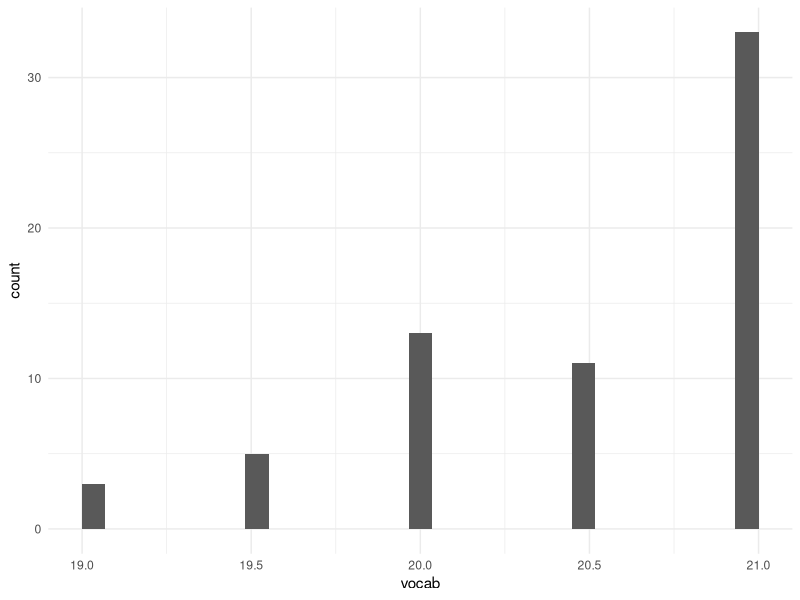
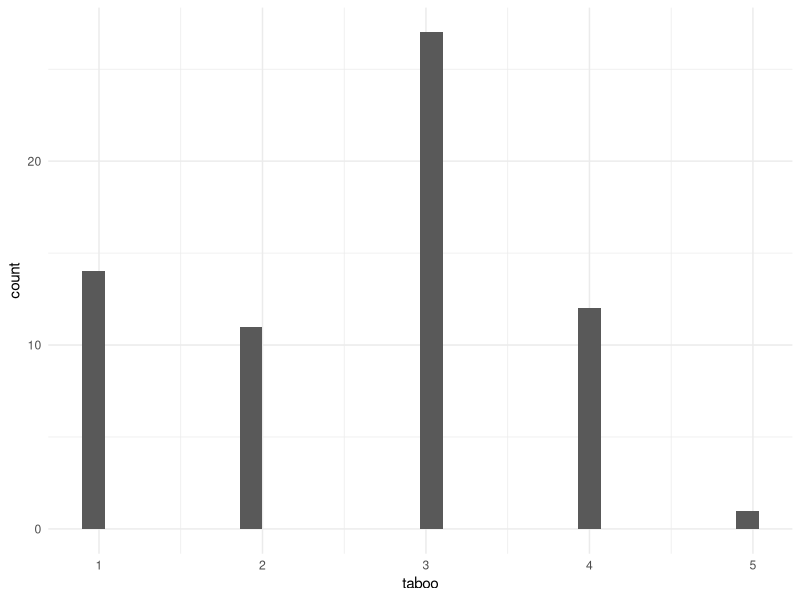
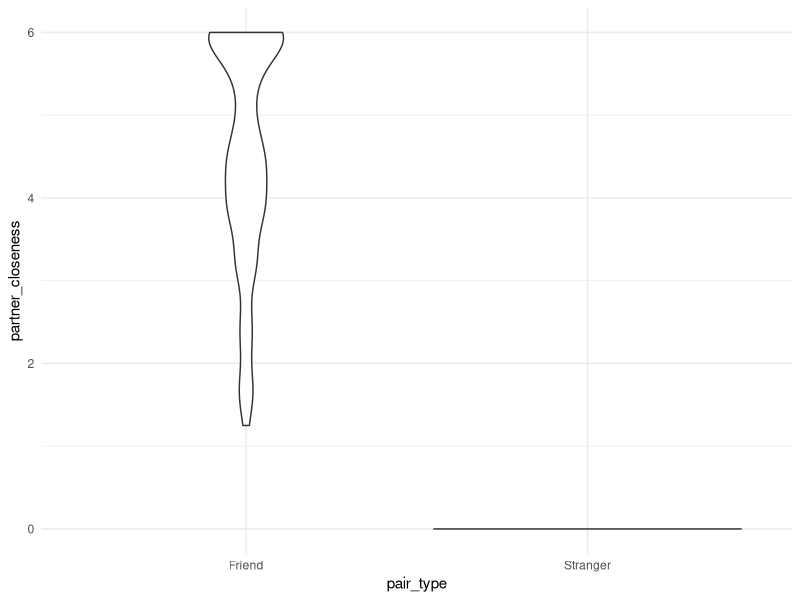
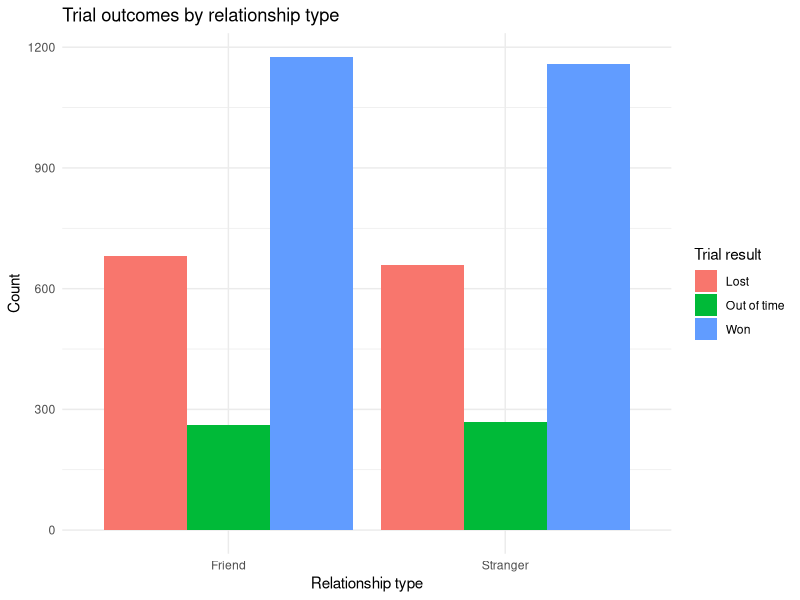

Generate these figures, in order, with R: (Note: this script raises an error after producing the figures.)
## ---- chunk 1
knitr::opts_chunk$set(echo = TRUE)
## ---- chunk 2
library(tidyverse)
library(forcats)
library(lme4)
## ---- chunk 3
# read data
## setwd("/Users/seantrott/Dropbox/UCSD/Research/Ambiguity/Taboo/Experiment1/analysis/reports")
df = read.csv("../../data/processed/behavioral_results_public.csv")

## ---- chunk 4
df = df %>%
  filter((session_id %in% c(10, 15)) == FALSE)

nrow(df)
length(unique(df$session_id))

df = df %>%
   filter(Native_Speaker == "Yes")

nrow(df)
## ---- chunk 5
nrow(df)
table(df$session_id)
table(df$pair_type, df$trial_result)

table(df$Order)

length(unique(df$session_id))
length(unique(df$ppt_id))

## How many trials per session?
df_session = df %>%
  group_by(session_id, Order) %>%
  summarise(count = n())
mean(df_session$count)
median(df_session$count)
sd(df_session$count)
table(df_session$Order)
## ---- chunk 6
df_demo = df %>%
  group_by(ppt_id, Played_before, Gender, Native_Speaker) %>%
  summarise(vocab = mean(MINT_Score_Uncued_Correct),
            taboo = mean(Taboo_expertise))

table(df_demo$Native_Speaker)
table(df_demo$taboo)

df_demo %>%
  group_by(Native_Speaker) %>%
  summarise(mean_mint = mean(vocab),
            count = n())

## ---- chunk 7
df_demo = df %>%
  group_by(ppt_id, Played_before, Gender) %>%
  summarise(vocab = mean(MINT_Score_Uncued_Correct),
            taboo = mean(Taboo_expertise))

table(df_demo$Gender)

df_demo %>%
  ggplot(aes(x = vocab)) +
  geom_histogram() +
  theme_minimal()

df_demo %>%
  ggplot(aes(x = taboo)) +
  geom_histogram() +
  theme_minimal()

table(df_demo$Played_before)
mean(df_demo$taboo)
sd(df_demo$taboo)
## ---- chunk 8
df %>%
  ggplot(aes(x = pair_type,
             y = partner_closeness)) +
  geom_violin() +
  theme_minimal()

df %>%
  group_by(pair_type) %>%
  summarise(closeness = mean(partner_closeness),
            sd_close = sd(partner_closeness))
## ---- chunk 9
table(df$trial_result) / nrow(df)
table(df$pair_type, df$trial_result) / nrow(df)

df %>%
  ggplot(aes(x = pair_type,
             fill = trial_result)) +
  geom_bar(stat = "count", position = "dodge") +
  guides(fill=guide_legend(title="Trial result")) +
  labs(x = "Relationship type",
       y = "Count",
       title = "Trial outcomes by relationship type") +
  theme_minimal()


## ---- chunk 10
df_win_lose = df %>%
  filter(trial_result %in% c("Won", "Out of time"))

nrow(df_win_lose)
## ---- chunk 11
model_final_base = glmer(data = df_win_lose,
                              trial_result ~ 
                                (1 | ppt_id) +
                                (1 | partner_id) +
                                (1 + pair_type | Order) +
                                (1 | session_id) +
                                (1 | color),
                              control=glmerControl(optimizer="bobyqa"),
                              family = binomial())
## ---- chunk 12
model_covariates = glmer(data = df_win_lose,
                          trial_result ~ 
                          Taboo_expertise +
                           MINT_Score_Uncued_Correct +
                           trial_with_partner +
                          (1 | ppt_id) +
                          (1 | partner_id) +
                          (1 + pair_type | Order) +
                          (1 | session_id) +
                          (1 | color),
                        control=glmerControl(optimizer="bobyqa"),
                        family = binomial())

model_no_mint = glmer(data = df_win_lose,
                          trial_result ~ 
                          Taboo_expertise +
                           # MINT_Score_Uncued_Correct +
                           trial_with_partner +
                          (1 | ppt_id) +
                          (1 | partner_id) +
                          (1 + pair_type | Order) +
                          (1 | session_id) +
                          (1 | color),
                        control=glmerControl(optimizer="bobyqa"),
                        family = binomial())

model_no_taboo = glmer(data = df_win_lose,
                          trial_result ~ 
                          # Taboo_expertise +
                           MINT_Score_Uncued_Correct +
                           trial_with_partner +
                          (1 | ppt_id) +
                          (1 | partner_id) +
                          (1 + pair_type | Order) +
                          (1 | session_id) +
                          (1 | color),
                        control=glmerControl(optimizer="bobyqa"),
                        family = binomial())

model_no_turn_order = glmer(data = df_win_lose,
                          trial_result ~ 
                          Taboo_expertise +
                           MINT_Score_Uncued_Correct +
                           # trial_with_partner +
                          (1 | ppt_id) +
                          (1 | partner_id) +
                          (1 + pair_type | Order) +
                          (1 | session_id) +
                          (1 | color),
                        control=glmerControl(optimizer="bobyqa"),
                        family = binomial())


anova(model_covariates, model_no_mint)
anova(model_covariates, model_no_taboo)
anova(model_covariates, model_no_turn_order)
summary(model_covariates)

## ---- chunk 13

model_interaction = glmer(data = df_win_lose,
                          trial_result ~ 
                            pair_type * trial_with_partner +
                           MINT_Score_Uncued_Correct +
                          (1 | ppt_id) +
                          (1 | partner_id) +
                          (1 + pair_type | Order) +
                          (1 | session_id) +
                          (1 | color),
                        # control=glmerControl(optimizer="bobyqa"),
                        family = binomial())

model_with_pair_type = glmer(data = df_win_lose,
                          trial_result ~ 
                            pair_type +
                           MINT_Score_Uncued_Correct +
                           trial_with_partner +
                          (1 | ppt_id) +
                          (1 | partner_id) +
                          (1 + pair_type | Order) +
                          (1 | session_id) +
                          (1 | color),
                        control=glmerControl(optimizer="bobyqa"),
                        family = binomial())

model_final_base = glmer(data = df_win_lose,
                          trial_result ~ 
                           MINT_Score_Uncued_Correct +
                           trial_with_partner +
                          (1 | ppt_id) +
                          (1 | partner_id) +
                          (1 + pair_type | Order) +
                          (1 | session_id) +
                          (1 | color),
                        control=glmerControl(optimizer="bobyqa"),
                        family = binomial())

model_no_turn = glmer(data = df_win_lose,
                          trial_result ~ 
                           MINT_Score_Uncued_Correct +
                           trial_with_partner +
                          (1 | ppt_id) +
                          (1 | partner_id) +
                          (1 + pair_type | Order) +
                          (1 | session_id) +
                          (1 | color),
                        control=glmerControl(optimizer="bobyqa"),
                        family = binomial())

summary(model_interaction)
anova(model_interaction, model_with_pair_type)
anova(model_with_pair_type, model_final_base)
anova(model_with_pair_type, model_no_turn)
## ---- chunk 14
df_win_lose = df_win_lose %>%
  mutate(
    outcome_numeric = case_when(
      trial_result == "Won" ~ 1,
      trial_result == "Out of time" ~ 0
    )
  )


df_win_lose %>%
  mutate(binned_trial = ntile(trial_with_partner, n = 10)) %>%
  group_by(binned_trial, pair_type) %>%
  summarise(success = mean(outcome_numeric),
            se = sd(outcome_numeric)/sqrt(n())) %>%
  ggplot(aes(x = binned_trial,
             y = success,
             color = pair_type)) +
  geom_smooth() +
  geom_errorbar(aes(ymin = success - 2*se, 
                  ymax = success + 2*se), 
              width=.2,
              position=position_dodge(.9)) +
  labs(x = "Binned Trial With Partner",
       y = "P(Win vs. Out of Time)",
       color = "Partner Type") +
  scale_y_continuous(limits = c(0, 1)) +
  scale_x_continuous(breaks = c(1:10)) +
  theme_minimal() +
  theme(axis.title = element_text(size=rel(1.5)),
        axis.text = element_text(size = rel(1.5)),
        legend.text = element_text(size = rel(1.5)),
        strip.text.x = element_text(size = rel(1.5)),
        plot.title = element_text(size = rel(1.5)),
        legend.title = element_text(size = rel(1.5)))

ggsave("../../Figures/behavioral/win_vs_oot.png", dpi = 300)


## ---- chunk 15
df_win_lose2 = df %>%
  filter(trial_result %in% c("Won", "Lost"))

nrow(df_win_lose2)

df_win_lose2$trial_result = factor(df_win_lose2$trial_result, levels = c("Lost", "Won"))

table(df_win_lose2$trial_result)
## ---- chunk 16

model_final_base = glmer(data = df_win_lose2,
                              trial_result ~ 
                                (1 | ppt_id) +
                                (1 | partner_id) +
                                (1 | Order) +
                                (1 | session_id) +
                                (1 | color),
                              control=glmerControl(optimizer="bobyqa"),
                              family = binomial())

## ---- chunk 17
model_covariates = glmer(data = df_win_lose2,
                          trial_result ~ 
                          Taboo_expertise +
                           MINT_Score_Uncued_Correct +
                           trial_with_partner +
                          (1 | ppt_id) +
                          (1 | partner_id) +
                          (1 | Order) +
                          (1 | session_id) +
                          (1 | color),
                        control=glmerControl(optimizer="bobyqa"),
                        family = binomial())

model_no_mint = glmer(data = df_win_lose2,
                          trial_result ~ 
                          Taboo_expertise +
                           # MINT_Score_Uncued_Correct +
                           trial_with_partner +
                          (1 | ppt_id) +
                          (1 | partner_id) +
                          (1 + pair_type | Order) +
                          (1 | session_id) +
                          (1 | color),
                        control=glmerControl(optimizer="bobyqa"),
                        family = binomial())

model_no_taboo = glmer(data = df_win_lose2,
                          trial_result ~ 
                          # Taboo_expertise +
                           MINT_Score_Uncued_Correct +
                           trial_with_partner +
                          (1 | ppt_id) +
                          (1 | partner_id) +
                          (1 | Order) +
                          (1 | session_id) +
                          (1 | color),
                        control=glmerControl(optimizer="bobyqa"),
                        family = binomial())

model_no_turn_order = glmer(data = df_win_lose2,
                          trial_result ~ 
                          Taboo_expertise +
                           MINT_Score_Uncued_Correct +
                           # trial_with_partner +
                          (1 | ppt_id) +
                          (1 | partner_id) +
                          (1 | Order) +
                          (1 | session_id) +
                          (1 | color),
                        control=glmerControl(optimizer="bobyqa"),
                        family = binomial())


anova(model_covariates, model_no_mint)
anova(model_covariates, model_no_taboo)
anova(model_covariates, model_no_turn_order)
summary(model_covariates)

## ---- chunk 18
df_win_lose2 = df_win_lose2 %>%
  mutate(
    outcome_numeric = case_when(
      trial_result == "Won" ~ 1,
      trial_result == "Lost" ~ 0
    )
  )


df_win_lose2 %>%
  mutate(binned_trial = ntile(trial_with_partner, n = 10)) %>%
  group_by(binned_trial, pair_type) %>%
  summarise(success = mean(outcome_numeric),
            se = sd(outcome_numeric)/sqrt(n())) %>%
  ggplot(aes(x = binned_trial,
             y = success,
             color = pair_type)) +
  geom_smooth() +
  geom_errorbar(aes(ymin = success - 2*se, 
                  ymax = success + 2*se), 
              width=.2) +
  labs(x = "Binned Trial With Partner",
       y = "P(Win vs. Lose)",
       color = "Partner Type") +
  scale_y_continuous(limits = c(0, 1)) +
  scale_x_continuous(breaks = c(1:10)) +
  theme_minimal() +
  theme(axis.title = element_text(size=rel(1.5)),
        axis.text = element_text(size = rel(1.5)),
        legend.text = element_text(size = rel(1.5)),
        strip.text.x = element_text(size = rel(1.5)),
        plot.title = element_text(size = rel(1.5)),
        legend.title = element_text(size = rel(1.5)))

ggsave("../../Figures/behavioral/losing.png", dpi = 300)


## ---- chunk 19

model_interaction = glmer(data = df_win_lose2,
                          trial_result ~ 
                            pair_type * trial_with_partner +
                          (1 | ppt_id) +
                          (1 | partner_id) +
                          (1 | Order) +
                          (1 | session_id) +
                          (1 | color),
                        # control=glmerControl(optimizer="bobyqa"),
                        family = binomial())

model_with_pair_type = glmer(data = df_win_lose2,
                          trial_result ~ 
                            pair_type +
                           trial_with_partner +
                          (1 | ppt_id) +
                          (1 | partner_id) +
                          (1 + pair_type | Order) +
                          (1 | session_id) +
                          (1 | color),
                        control=glmerControl(optimizer="bobyqa"),
                        family = binomial())

model_final_base = glmer(data = df_win_lose2,
                          trial_result ~ 
                           trial_with_partner +
                          (1 | ppt_id) +
                          (1 | partner_id) +
                          (1 + pair_type | Order) +
                          (1 | session_id) +
                          (1 | color),
                        control=glmerControl(optimizer="bobyqa"),
                        family = binomial())

summary(model_interaction)
anova(model_interaction, model_with_pair_type)
anova(model_with_pair_type, model_final_base)
